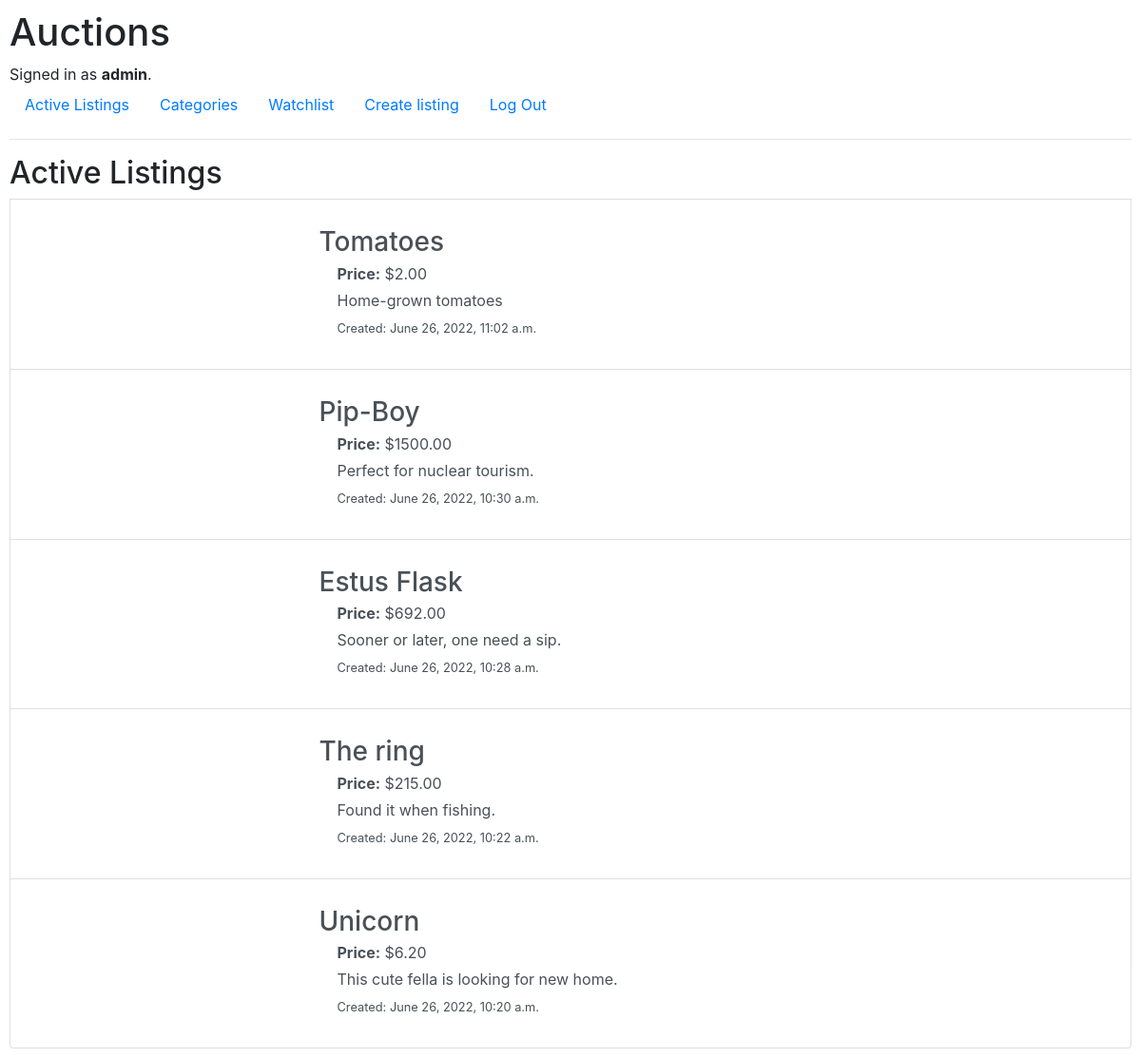
Screenshot of / (signed in) with the database file from the repository.
### auctions/models.py (models this page shows, shortened)
class User(AbstractUser):
    pass

class Listing(models.Model):
    id = models.UUIDField(primary_key=True, default=uuid.uuid4, editable=False)
    title = models.CharField(max_length=25)
    image_url = models.URLField(blank=True, max_length=256)
    description = models.TextField()
    user = models.ForeignKey('User', on_delete=models.CASCADE, related_name='userListings')
    current_bid = models.DecimalField(max_digits=8, decimal_places=2)
    category = models.ForeignKey('Category', on_delete=models.SET('Other'), related_name='categoryListings')
    winner = models.ForeignKey('User', on_delete=models.SET(None), null=True, blank=True)
    datetime = models.DateTimeField(auto_now_add=True)
    isActive = models.BooleanField(default=True)

### auctions/views.py (the view)
# urls.py: path("", views.index, name="index"),
@require_http_methods(["GET"])
def index(request):
    listings = Listing.objects.filter(isActive = True).order_by('-datetime')
    return render(request, "auctions/index.html", {
        'Listings' : listings
    })

### auctions/templates/auctions/index.html (shortened to what this page needs)
{% extends "auctions/layout.html" %}
{% block body %}
    <h2>Active Listings</h2>
    {%if Listings %}
                {%for listing in Listings%}
                    <a href={{listing.id}} class="list-group-item list-group-item-action">
                        <div class="d-flex flex-row align-items-center  m-2">
                            <div class="p-2 w-25">
                            </div>
                            <div class="p-2 ml-2">
                                <h3 class="mb-1">{{listing.title}}</h3>
                                <div class="row align-items-start m-1">
                                    <div class="col">
                                        <span class="font-weight-bold">Price:</span> ${{listing.current_bid}}
                                    </div>
                                </div>
                                <div class="row align-items-start m-1">
                                    <div class="col">
                                       {{listing.description}}
                                    </div>
                                </div>
                                <div class="row align-items-start m-1">
                                    <div class="col font-weight-lighter">
                                        <small>Created: {{listing.datetime}}</small>
                                    </div>
                                </div>
                            </div>
                        </div>
                    </a>
                {% endfor %}
    {%else%}
        <h3>No listings</h3>
    {%endif%}
{% endblock %}

### auctions/templates/auctions/layout.html (shortened to what this page needs)
{% load static %}
<!DOCTYPE html>
<html lang="en">
    <head>
        <link rel="stylesheet" href="https://stackpath.bootstrapcdn.com/bootstrap/4.4.1/css/bootstrap.min.css">
        <link href="{% static 'auctions/styles.css' %}" rel="stylesheet">
    </head>
    <body>
        <h1>Auctions</h1>
        <div>
            {% if user.is_authenticated %}
                Signed in as <strong>{{ user.username }}</strong>.
            {% else %}
                Not signed in.
            {% endif %}
        </div>
        <ul class="nav">
            <li class="nav-item">
                <a class="nav-link" href="{% url 'index' %}">Active Listings</a>
            </li>
            <li class="nav-item">
                <a class="nav-link" href="{% url 'categories' %}">Categories</a>
            </li>
            {% if user.is_authenticated %}
                <li class="nav-item">
                    <a class="nav-link" href="{% url 'watchlist' %}">Watchlist</a>
                </li>
                <li class="nav-item">
                    <a class="nav-link" href="{% url 'create' %}">Create listing</a>
                </li>
                <li class="nav-item">
                    <a class="nav-link" href="{% url 'logout' %}">Log Out</a>
                </li>
            {% endif %}
        </ul>
        <hr>
        {% block body %}
        {% endblock %}
    </body>
</html>

### auctions/static/auctions/styles.css (style rules this page uses)
body { padding: 10px; }

### rows the page displays
User: username "admin"
Listing: title "Tomatoes", current_bid "2.00", description "Home-grown tomatoes", datetime "June 26, 2022, 11:02 a.m."
Listing: title "Pip-Boy", current_bid "1500.00", description "Perfect for nuclear tourism.", datetime "June 26, 2022, 10:30 a.m."
Listing: title "Estus Flask", current_bid "692.00", description "Sooner or later, one need a sip.", datetime "June 26, 2022, 10:28 a.m."
Listing: title "The ring", current_bid "215.00", description "Found it when fishing.", datetime "June 26, 2022, 10:22 a.m."
Listing: title "Unicorn", current_bid "6.20", description "This cute fella is looking for new home.", datetime "June 26, 2022, 10:20 a.m."
